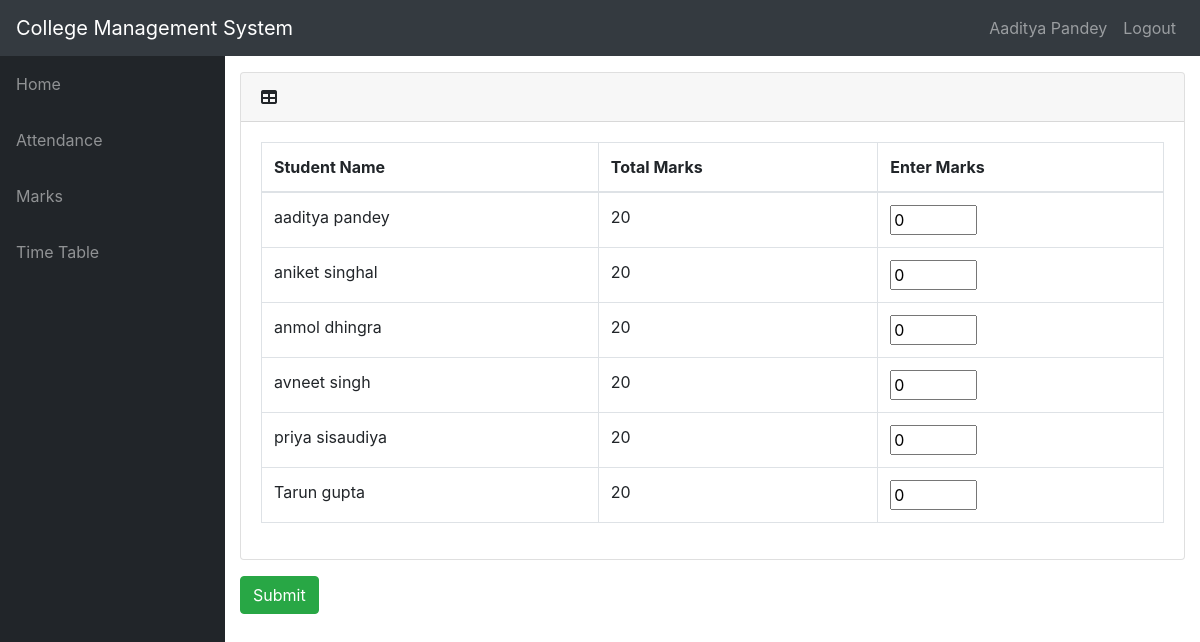
The app's page /teacher/282/marks_entry/ (signed in) with its own data.
### info/models.py (models this page shows, shortened)
class User(AbstractUser):
    @property
    def is_student(self):
        if hasattr(self, 'student'):
            return True
        return False

class Student(models.Model):
    user = models.OneToOneField(User, on_delete=models.CASCADE, null=True)
    class_id = models.ForeignKey(Class, on_delete=models.CASCADE, default=1)
    USN = models.CharField(primary_key='True', max_length=100)
    name = models.CharField(max_length=200)
    sex = models.CharField(max_length=50, choices=sex_choice, default='Male')
    DOB = models.DateField(default='1998-01-01')

class MarksClass(models.Model):
    assign = models.ForeignKey(Assign, on_delete=models.CASCADE)
    name = models.CharField(max_length=50)
    status = models.BooleanField(default='False')
    class Meta:
        unique_together = (('assign', 'name'),)
    @property
    def total_marks(self):
        if self.name == 'Semester End Exam':
            return 100
        return 20

### info/views.py (the view)
# urls.py: path('teacher/<int:marks_c_id>/marks_entry/', views.t_marks_entry, name='t_marks_entry'),
@login_required(login_url='login')
def t_marks_entry(request, marks_c_id):
    mc = get_object_or_404(MarksClass, id=marks_c_id)
    ass = mc.assign
    c = ass.class_id
    context = {
        'ass': ass,
        'c': c,
        'mc': mc,
    }
    return render(request, 'info/t_marks_entry.html', context)

### info/templates/info/t_marks_entry.html (shortened to what this page needs)
{% extends 'info/base.html' %}
{% block content %}
{% if c.student_set.all %}
<form action="{% url 'marks_confirm' mc.id %}" method="post">
    <div class="card mb-3">
        <div class="card-header">
          <i class="fas fa-table"></i>
         <b>{{ dept1.name }}</b></div>
        <div class="card-body">
          <div class="table-responsive">
            <table class="table table-bordered" id="dataTable" width="100%" cellspacing="0">
              <thead>
                <tr>
                    <th>Student Name</th>
                    <th>Total Marks</th>
                    <th>Enter Marks</th>
                </tr>
              </thead>
                <tbody>
                {% for s in c.student_set.all %}
                    <tr>
                    <td>{{s.name}}</td>
                    <td>{{ mc.total_marks }}</td>
                    <td>
                        <input type="number" name="{{ s.USN }}" min="0" max="{{ mc.total_marks }}" value="0">
                    </td>
                    </tr>
                {% endfor %}
                </tbody>
            </table>
          </div>
        </div>
      </div>
    <input class="btn btn-success" type="submit" value="Submit">
</form>
{% else %}
    <p>No students in Class</p>
{% endif %}
{% endblock %}

### info/templates/info/base.html (shortened to what this page needs)
<!DOCTYPE html>
<html lang="en">
<head>
    {% load static %}
    <link href="{% static 'info/bootstrap/vendor/bootstrap/css/bootstrap.min.css' %}" rel="stylesheet">
    <link href="{% static 'info/bootstrap/vendor/fontawesome-free/css/all.min.css' %}" rel="stylesheet" type="text/css">
    <link href="{% static 'info/bootstrap/vendor/datatables/dataTables.bootstrap4.css' %}" rel="stylesheet">
    <link href="{% static 'info/bootstrap/css/sb-admin.css' %}" rel="stylesheet">
</head>
<body id="page-top">
    <nav class="navbar navbar-expand-lg navbar-dark bg-dark static-top">
        <a class="navbar-brand mr-1" href="{% url 'index' %}">College Management System</a>
        <div class="collapse navbar-collapse" id="navbarResponsive">
            <ul class="navbar-nav ml-auto">
                <li class="nav-item">
                    {% if request.user.is_student %}
                        <a class="nav-link text-capitalize">{{ request.user.student.name }}</a>
                    {% elif request.user.is_teacher %}
                        <a class="nav-link text-capitalize">{{ request.user.teacher.name }}</a>
                    {% endif %}
                </li>
                <li class="nav-item">
                    <a class="nav-link" href="{% url 'logout' %}" data-toggle="modal" data-target="#logoutModal">Logout</a>
                </li>
            </ul>
        </div>
    </nav>
    <div id="wrapper">
        <ul class="sidebar navbar-nav">
            <li class="nav-item">
                <a class="nav-link" href="{% url 'index' %}"><span>Home</span></a>
            </li>
            {% if request.user.is_student %}
                <li class="nav-item">
                    <a class="nav-link" href="{% url 'attendance' request.user.student.USN %}"><span>Attendance</span></a>
                </li>
                <li class="nav-item">
                    <a class="nav-link" href="{% url 'marks_list' request.user.student.USN %}"><span>Marks</span></a>
                </li>
                <li class="nav-item">
                    <a class="nav-link" href="{% url 'timetable' request.user.student.class_id_id %}"><span>Time Table</span></a>
                </li>
            {% endif %}
        </ul>
        <div id="content-wrapper">
            <div class="container-fluid">
                {% block content %}{% endblock %}
            </div>
        </div>
    </div>
</body>
</html>

### records on screen
User: user.student.name "Aaditya Pandey"
Student: name "aaditya pandey"
MarksClass: total_marks "20"
Student: name "aniket singhal"
Student: name "anmol dhingra"
Student: name "avneet singh"
Student: name "priya sisaudiya"
Student: name "Tarun gupta"
